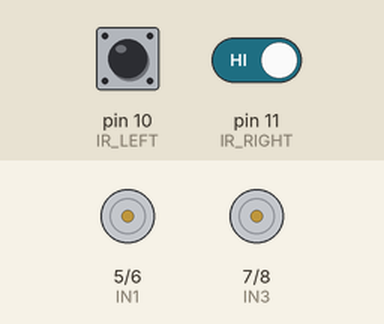
Bench run of a sketch on a simulated Arduino Uno, built with avr-gcc and run on an emulated ATmega328P. On the bench: motor-driver pin pairs drawn as motors (green arrow = first pin HIGH = forward, orange = second pin HIGH = backward, longer = more drive, scaled by the enable pin). The inputs (shaded band) are chosen by the test bench; at power-on: pin 10 (IR_LEFT) HIGH, pin 11 (IR_RIGHT) HIGH.

Above: at 1.2 s.
1.3 s: pin 10 (IR_LEFT) driven LOW
At 2.0 s:
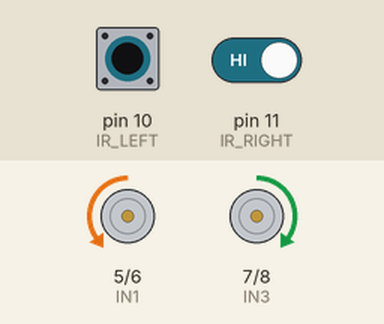
2.8 s: pin 11 (IR_RIGHT) driven LOW
At 3.2 s:
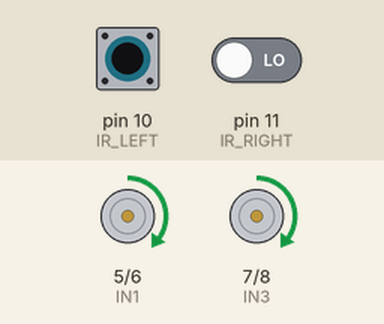
4.3 s: pin 10 (IR_LEFT) driven HIGH
At 5.5 s:
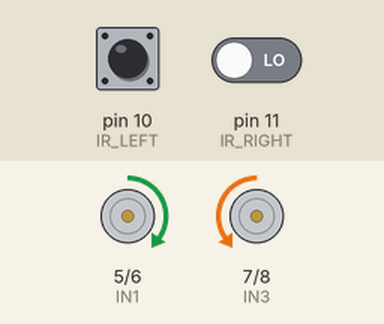
5.8 s: pin 11 (IR_RIGHT) driven HIGH
At 6.7 s:
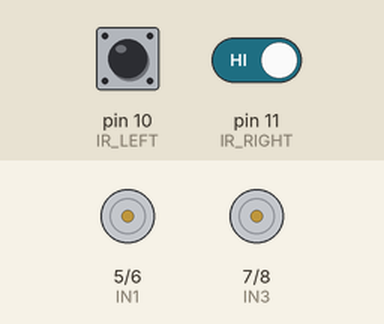
7.3 s: pin 10 (IR_LEFT) pulsed LOW 2 times (0.12 s each, 0.3 s apart)
At 7.51 s:
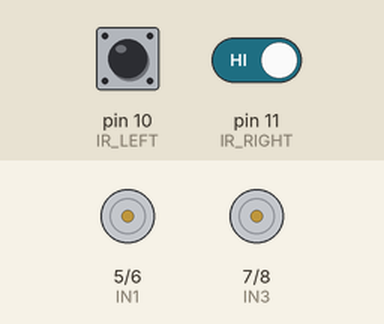
Timing chart, 0 to 10.3 s (numbered marks = the images above; inputs shaded):
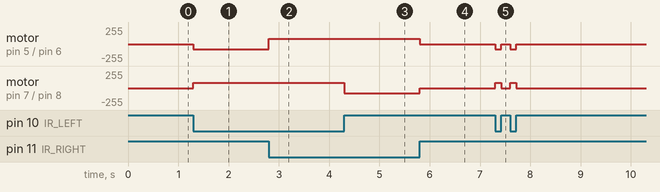

Measured:
- after the input at 1.3 s, motor on pin 5 (IN1) / pin 6 (IN2): stopped → backward 80/255 at once; motor on pin 7 (IN3) / pin 8 (IN4): stopped → forward 80/255 at once
- after the input at 2.8 s, motor on pin 5 (IN1) / pin 6 (IN2): backward 80/255 → forward 80/255 at once
- after the input at 4.3 s, motor on pin 7 (IN3) / pin 8 (IN4): forward 80/255 → backward 80/255 at once
- after the input at 5.8 s, motor on pin 5 (IN1) / pin 6 (IN2): forward 80/255 → stopped at once; motor on pin 7 (IN3) / pin 8 (IN4): backward 80/255 → stopped at once
- after the input at 7.3 s, motor on pin 5 (IN1) / pin 6 (IN2): alternates backward 80/255 for 0.12 s and stopped for 0.18 s, 4 changes in all, then stays stopped, starting at once; motor on pin 7 (IN3) / pin 8 (IN4): alternates forward 80/255 for 0.12 s and stopped for 0.18 s, 4 changes in all, then stays stopped, starting at once

The sketch:

sketch_feb22a.ino
```cpp
#define IR_LEFT 10
#define IR_RIGHT 11

#define ENA 3
#define IN1 5
#define IN2 6

#define ENB 9
#define IN3 7
#define IN4 8

int baseSpeed = 80;

void setup() {
  pinMode(IR_LEFT, INPUT);
  pinMode(IR_RIGHT, INPUT);

  pinMode(ENA, OUTPUT);
  pinMode(IN1, OUTPUT);
  pinMode(IN2, OUTPUT);

  pinMode(ENB, OUTPUT);
  pinMode(IN3, OUTPUT);
  pinMode(IN4, OUTPUT);
}

void forward() {
  digitalWrite(IN1, HIGH);
  digitalWrite(IN2, LOW);

  digitalWrite(IN3, HIGH);
  digitalWrite(IN4, LOW);

  analogWrite(ENA, baseSpeed);
  analogWrite(ENB, baseSpeed);
}

void left() {
  digitalWrite(IN1, LOW);
  digitalWrite(IN2, HIGH);

  digitalWrite(IN3, HIGH);
  digitalWrite(IN4, LOW);

  analogWrite(ENA, baseSpeed);
  analogWrite(ENB, baseSpeed);
}

void right() {
  digitalWrite(IN1, HIGH);
  digitalWrite(IN2, LOW);

  digitalWrite(IN3, LOW);
  digitalWrite(IN4, HIGH);

  analogWrite(ENA, baseSpeed);
  analogWrite(ENB, baseSpeed);
}

void stopBot() {
  analogWrite(ENA, 0);
  analogWrite(ENB, 0);
}

void loop() {

  int leftSensor = !digitalRead(IR_LEFT);
  int rightSensor = !digitalRead(IR_RIGHT);

  // If both detect line
  if (leftSensor == HIGH && rightSensor == HIGH) {
    forward();
  }
  // If left detects line → turn left
  else if (leftSensor == LOW && rightSensor == HIGH) {
    right();
  }
  // If right detects line → turn right
  else if (leftSensor == HIGH && rightSensor == LOW) {
    left();
  }
  // If no line detected
  else {
    stopBot();
  }
}
```
